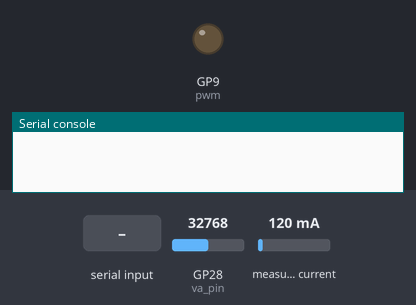
This program was run on a simulated Raspberry Pi Pico running MicroPython. On the bench: output pins drawn as LEDs (lit = HIGH), the last lines printed to the serial console. The test bench sets the inputs (shaded band); at power-on: GP28 (va_pin) = 32768, measured current 120 mA (analog values on the 0–65535 scale).

Above: at 0.1 s.
At 2.2 s:
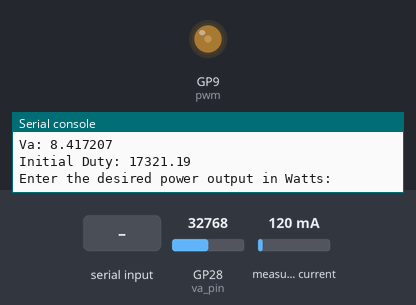
2.3 s: "1" typed at the serial console, then Enter
At 3.0 s:
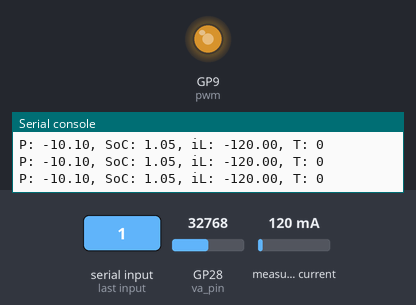
Timing chart, 0 to 5.3 s (numbered marks = the images above; inputs shaded):
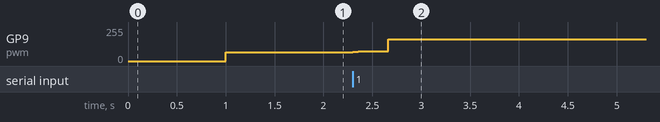

Measured:
- after the input at 2.3 s, GP9 (pwm): 67/255 → 74/255 at once, → 165/255 0.36 s later

The program:

Power_Control.py
```python
from machine import Pin, I2C, ADC, PWM, Timer
import time, utime
import math


# Initialization
va_pin = ADC(Pin(28))
ina_i2c = I2C(0, scl=Pin(1), sda=Pin(0), freq=2400000)

pwm = PWM(Pin(9))
pwm.freq(100000)
min_pwm = 9000
max_pwm = 42300
pwm_out = min_pwm
duty = 0

C = 0.5  # Capacitance in Farads
SHUNT_OHMS = 0.10
max_capacity = 0.5 * C * 16 * 16
min_capacity = 0.5 * C * 7 * 7

# Basic signals to control logic flow
global timer_elapsed
timer_elapsed = 0
count = 0
first_run = 1

# PID Gains for different power ranges
pid_gains = {
    "0-1": {"kp": 50, "ki": 5, "kd": 10},	# Good enough
    "1-2": {"kp": 25, "ki": 5, "kd": 10},	# Test
    "2-3": {"kp": 10, "ki": 5, "kd": 10},	# Test
}


# Initial PID Gains
kp = pid_gains["0-1"]["kp"]
ki = pid_gains["0-1"]["ki"]
kd = pid_gains["0-1"]["kd"]

# Control variables
v_err_int = 0
previous_v_err = 0
integral_min = -5000  # Minimum integral value
integral_max = 5000   # Maximum integral value

# Saturate function
def saturate(signal, upper, lower):
    return max(min(signal, upper), lower)

# This is the function executed by the loop timer, it simply sets a flag which is used to control the main loop
def tick(t):
    global timer_elapsed
    timer_elapsed = 1

class ina219:
    # Register Locations
    REG_CONFIG = 0x00
    REG_SHUNTVOLTAGE = 0x01
    REG_BUSVOLTAGE = 0x02
    REG_POWER = 0x03
    REG_CURRENT = 0x04
    REG_CALIBRATION = 0x05

    def __init__(self, sr, address, maxi):
        self.address = address
        self.shunt = sr

    def vshunt(self):
        # Read Shunt register 1, 2 bytes
        reg_bytes = ina_i2c.readfrom_mem(self.address, self.REG_SHUNTVOLTAGE, 2)
        reg_value = int.from_bytes(reg_bytes, 'big')
        if reg_value > 2**15: #negative
            sign = -1
            for i in range(16):
                reg_value = (reg_value ^ (1 << i))
        else:
            sign = 1
        return float(reg_value) * 1e-5 * sign

    def vbus(self):
        # Read Vbus voltage
        reg_bytes = ina_i2c.readfrom_mem(self.address, self.REG_BUSVOLTAGE, 2)
        reg_value = int.from_bytes(reg_bytes, 'big') >> 3
        return float(reg_value) * 0.004

    def configure(self):
        ina_i2c.writeto_mem(self.address, self.REG_CONFIG, b'\x19\x9F') # PG = /8
        ina_i2c.writeto_mem(self.address, self.REG_CALIBRATION, b'\x00\x00')

# Function to get user input for desired power output
def get_desired_power():
    while True:
        try:
            P_desired = float(input("Enter the desired power output in Watts: "))
            if abs(P_desired) <= 3:  # Limiting the absolute value of input to <= 4
                return P_desired
            else:
                print("Power output must be within +-3 Watts of the desired value.")
        except ValueError:
            print("Invalid input. Please enter a numeric value.")

# Function to calculate State of Charge (SoC)
def calculate_soc(energy_stored):
    return min(100, max(0, (energy_stored - min_capacity) / (max_capacity - min_capacity) * 100))

# Function to update PID gains based on desired power
def update_pid_gains(P_desired):
    global kp, ki, kd
    if 0 <= abs(P_desired) <= 1:
        gains = pid_gains["0-1"]
    elif 1 < abs(P_desired) <= 2:
        gains = pid_gains["1-2"]
    elif 2 < abs(P_desired) <= 3:
        gains = pid_gains["2-3"]
    else:
        gains = pid_gains["0-1"]
    kp, ki, kd = gains["kp"], gains["ki"], gains["kd"]

def duty_from_voltage(voltage):
    # Coefficients of the quadratic equation
    a = 6e-9
    b = -3e-5
    c = 7.1367 - voltage

    # Threshold voltage below which we return 9000
    threshold_voltage = 7.3527

    if voltage < threshold_voltage:
        return 9000

    # Calculate the discriminant
    discriminant = b**2 - 4 * a * c

    if discriminant < 0:
        raise ValueError("The equation has no real roots.")

    # Calculate the two possible solutions for x (duty)
    sqrt_discriminant = math.sqrt(discriminant)
    x1 = (-b + sqrt_discriminant) / (2 * a)
    x2 = (-b - sqrt_discriminant) / (2 * a)

    # Return the valid solution
    if x1 >= 0:
        return x1
    else:
        return x2

# 1 second delay to let storage voltage stabilise
utime.sleep_ms(1000)

va = 1.017 * (12490 / 2490) * 3.3 * (va_pin.read_u16() / 65536)  # Va calculation
initial_voltage = va
print(f"Va: {va}")
initial_duty = duty_from_voltage(initial_voltage)  # Calculate initial duty cycle
print(f"Initial Duty: {initial_duty}")
duty = int(initial_duty)
pwm.duty_u16(duty)

### Test above

# Get initial desired power output
P_desired = get_desired_power()
update_pid_gains(P_desired)

# Initialize the start time
power_sum = 0
sample_count = 0
soc = 0

previous_input = None  # Variable to store the previous input

while True:
    if first_run:
        # for first run, set up the INA link and the loop timer settings
        ina = ina219(SHUNT_OHMS, 64, 5)
        ina.configure()
        first_run = 0
        # This starts a 1kHz timer which we use to control the execution of the control loops and sampling
        loop_timer = Timer(mode=Timer.PERIODIC, freq=1000, callback=tick)

    if timer_elapsed == 1: # This is executed at 1kHz
        timer_elapsed = 0  # Reset the timer flag

        va = 1.017 * (12490 / 2490) * 3.3 * (va_pin.read_u16() / 65536)  # Va calculation
        Vshunt = ina.vshunt()
        iL = -(Vshunt / SHUNT_OHMS)  # Invert the current sense for Boost

        # Calculate stored energy
        E_stored = round(0.5 * C * va**2 , 1)

        # Calculate power output
        power_output = va * iL

        # Limit charging when battery is near full capacity
        if (E_stored >= max_capacity * 0.90 or soc >= 90) and P_desired >= 0:
            P_desired = 0

        # Limit discharging when battery is near empty
        if (E_stored <= 0.05 or soc <= 5) and P_desired < 0:
            P_desired = 0

        # PID Control
        error = P_desired - power_output
        v_err_int += error  # Integrate the error
        v_err_int = saturate(v_err_int, integral_max, integral_min)  # Clamp the integral term
        v_err_deriv = error - previous_v_err  # Calculate the derivative of the error

        # Calculate the PID output
        pid_output = kp * error + ki * v_err_int + kd * v_err_deriv

        # Update the duty cycle
        duty += int(pid_output)
        duty = saturate(duty, max_pwm, min_pwm)

        # Update the previous error
        previous_v_err = error

        pwm.duty_u16(duty)
        utime.sleep_ms(5)


        # Calculate State of Charge (SoC)
        soc = calculate_soc(E_stored)

        # Accumulate power for averaging
        power_sum += power_output
        sample_count += 1

        # Keep a count of how many times we have executed and reset the timer so we can go back to waiting
        count = count + 1
        timer_elapsed = 0

        if count % 25 == 0:
            # Print data in consistent format
            print(f"P: {power_output*10:.2f}, SoC: {soc/10:.2f}, iL: {iL*1000:.2f}, T: {count//200}")

        # Check for new desired power output input and print average power every 5 seconds
        if count >= 1000:
            average_power = power_sum / sample_count
            print(f"Average Power over last 5 seconds: {average_power:.2f} W")
            P_desired = get_desired_power()
            update_pid_gains(P_desired)  # Update PID gains based on new desired power
            power_sum = 0  # Reset power sum
            sample_count = 0  # Reset sample count
            count = 0
```
